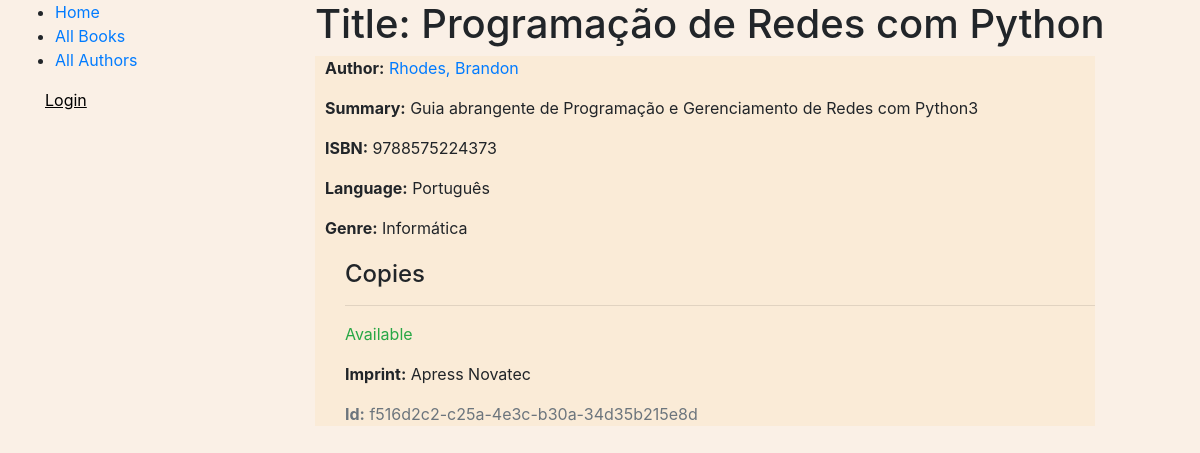
/catalog/book/1, run on the app's committed database.
### catalog/models.py (models this page shows, shortened)
class Book(models.Model):
	title = models.CharField(max_length=200)
	author = models.ForeignKey('Author', on_delete=models.SET_NULL, null=True)
	summary = models.TextField(max_length=1000, help_text='Enter a brief description of the book')
	isbn = models.CharField('ISBN', max_length=13, help_text='13 Character <a href="http://www.isbn-international.org/content/what-isbn">ISBN number</a>')
	language = models.ForeignKey('Language', on_delete=models.SET_NULL, null=True)
	genre = models.ManyToManyField(Genre, help_text='Select a genre for this book')
	def display_genre(self):
		"""Create a string for the Genre. This is required to display genre in Admin."""
		return ', '.join(genre.name for genre in self.genre.all()[:3])
	display_genre.short_description = 'Genre'

class Author(models.Model):
	first_name = models.CharField(max_length=100)
	last_name = models.CharField(max_length=100)
	date_of_birth = models.DateField(null=True, blank=True)
	date_of_death = models.DateField('Died', null=True, blank=True)
	class Meta:
		ordering = ['last_name', 'first_name']
	def __str__(self):
		return f'{self.last_name}, {self.first_name}'

class Language(models.Model):
	name = models.CharField(max_length=200, help_text="Enter the book's natural language (e.g. English, French, Japanese etc.)")
	def __str__(self):
		return self.name

class Genre(models.Model):
	name = models.CharField(max_length=200, help_text='Enter a book genre (e.g. Science Fiction)')
	def __str__(self):
		return self.name

class BookInstance(models.Model):
	id = models.UUIDField(primary_key=True, default=uuid.uuid4, help_text='Unique ID for this particular book across whole library')
	book = models.ForeignKey('Book', on_delete=models.SET_NULL, null=True)
	imprint = models.CharField(max_length=200)
	due_back = models.DateField(null=True, blank=True)
	LOAN_STATUS = (
		('m', 'Maintenance'),
		('o', 'On loan'),
		('a', 'Available'),
		('r', 'Reserved'),
	)
	status = models.CharField(
		max_length=1,
		choices=LOAN_STATUS,
		blank=True,
		default='m',
		help_text='Book availability',
	)
	borrower = models.ForeignKey(User, on_delete=models.SET_NULL, null=True, blank=True)
	class Meta:
		ordering = ['due_back']
		permissions = (
			("can_mark_returned", "set book as returned"),
		)

### catalog/views.py (the view)
# urls.py: path('book/<int:pk>', views.BookDetailView.as_view(), name='book-detail'),
class BookDetailView(generic.DetailView):
	model = Book

### catalog/templates/catalog/book_detail.html (shortened to what this page needs)
{% extends 'base_generic.html' %}
{% block content %}
	<h1>Title: {{ book.title }}</h1>
	<div style="background:antiquewhite;padding-left:10px;max-width: 780px;">
	<p><strong>Author:</strong> <a href="{% url 'author-detail' book.author.pk %}">{{ book.author }}</a></p>
	<p><strong>Summary:</strong> {{ book.summary }}</p>
	<p><strong>ISBN:</strong> {{ book.isbn }}</p>
	<p><strong>Language:</strong> {{ book.language }}</p>
	<p><strong>Genre:</strong>
		{% for genre in book.genre.all %}
			{{ genre }}
		{% endfor %}
	</p>
	<div style="margin-left: 20px; margin-top: 20px">
		<h4>Copies</h4>
		{% for copy in book.bookinstance_set.all %}
			<hr />
			<p class="{% if copy.status == 'a' %}text-success{% elif copy.status == 'm' %}text-danger{% else %}text-warning{% endif %}">{{ copy.get_status_display  }}</p>
			<p><strong>Imprint:</strong> {{ copy.imprint }}</p>
			<p class="text-muted"><strong>Id:</strong> {{ copy.id }}</p>
		{% endfor %}
	</div>
	</div>
{% endblock %}

### catalog/static/css/styles.css (style rules this page uses)
body { background-color: linen; }

### data on the page
Book: title "Programação de Redes com Python", author "Rhodes, Brandon", summary "Guia abrangente de Programação e Gerenciamento de Redes com Python3", isbn "9788575224373", language "Português"
Genre: name "Informática"
BookInstance: status "Available", imprint "Apress Novatec", id "f516d2c2-c25a-4e3c-b30a-34d35b215e8d"
